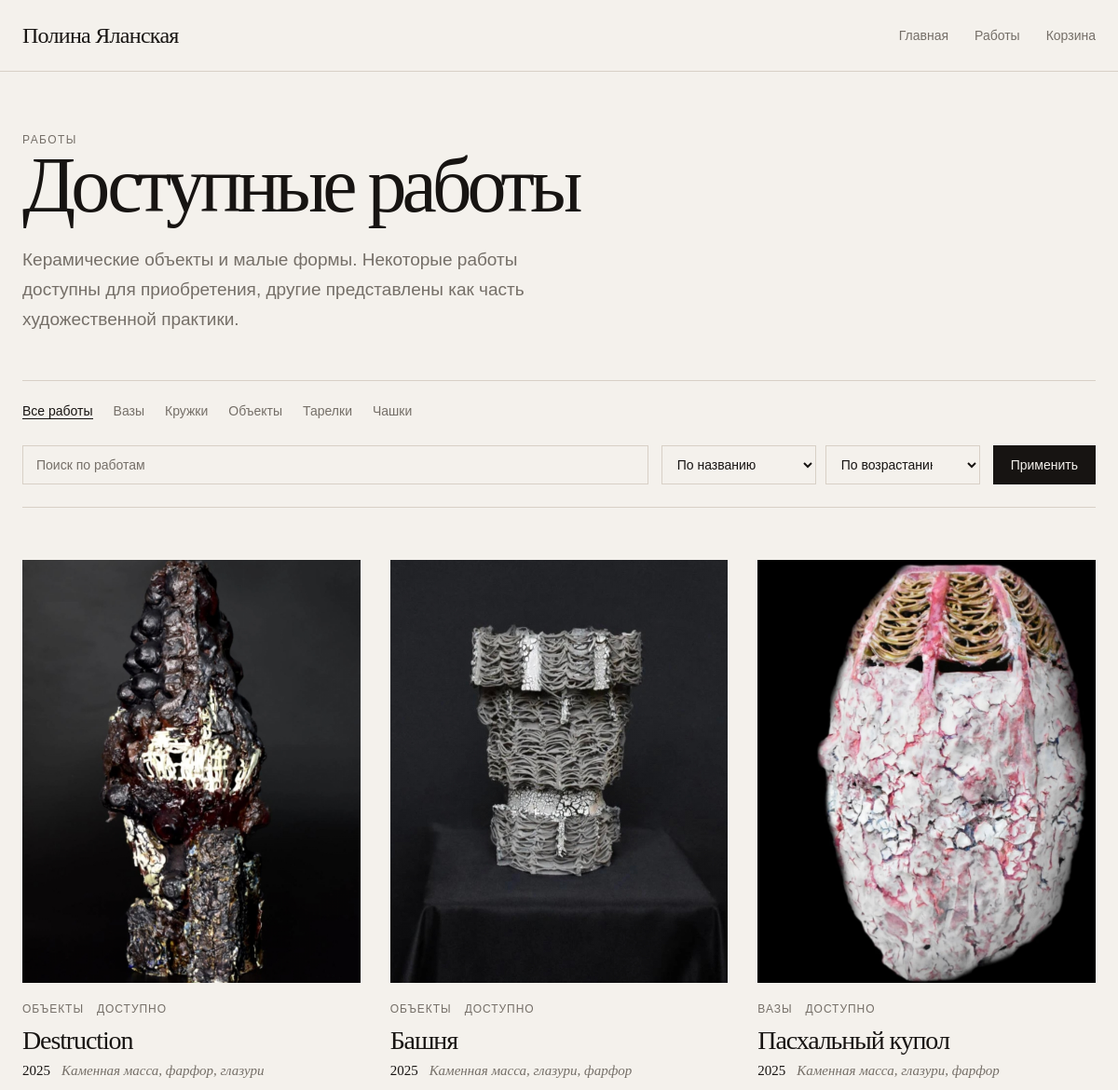
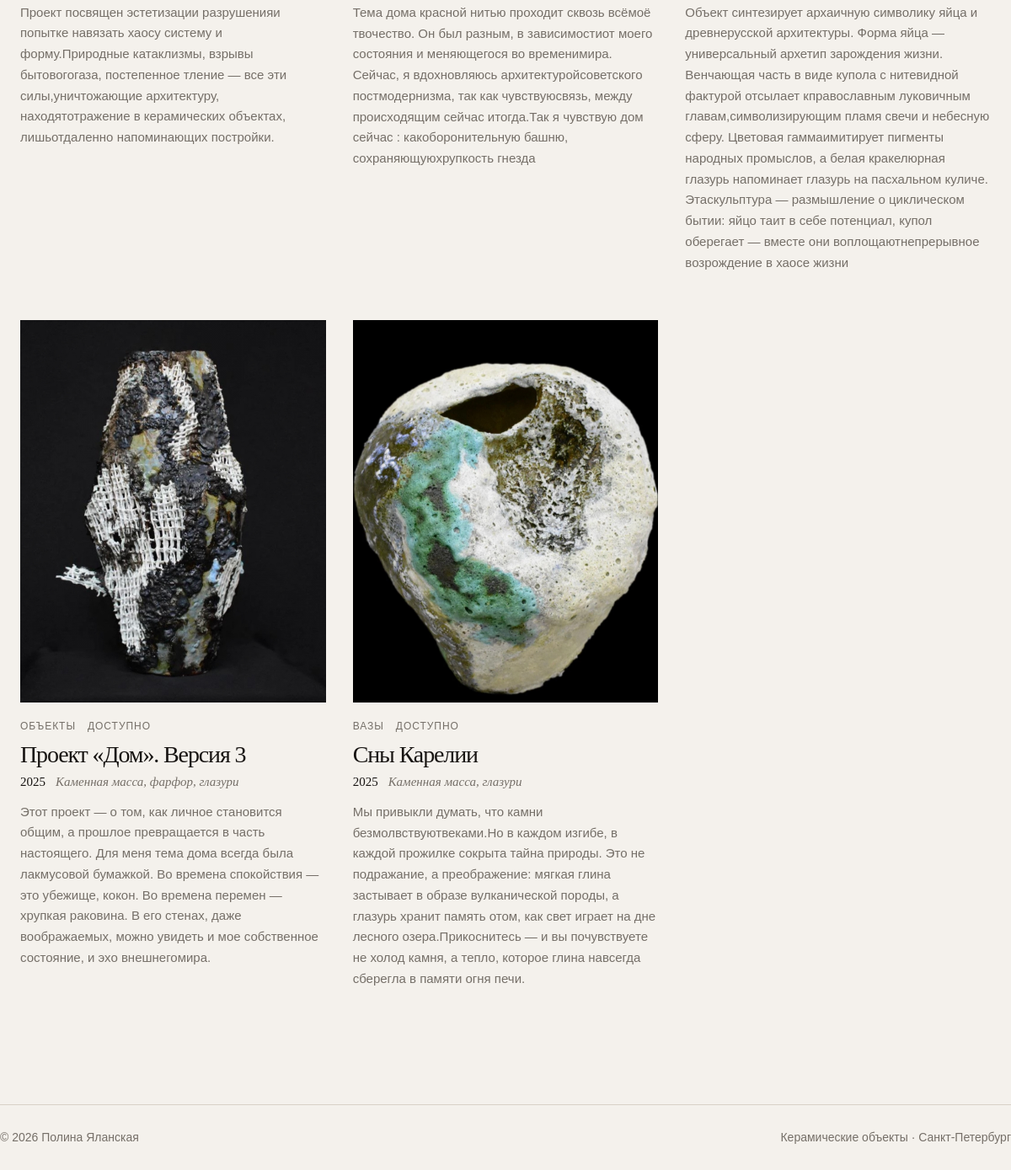
/catalog, run on the app's committed database (2 pictures, top to bottom).
### tables this page shows
CREATE TABLE categories (
    id INTEGER PRIMARY KEY AUTOINCREMENT,
    name TEXT NOT NULL UNIQUE,
    slug TEXT NOT NULL UNIQUE,
    description TEXT
    );

CREATE TABLE products (
    id TEXT PRIMARY KEY,
    name TEXT NOT NULL,
    description TEXT,
    price INTEGER NOT NULL,
    status TEXT NOT NULL DEFAULT 'available',
    img TEXT,
    category_id INTEGER,
    year INTEGER,
    materials TEXT NOT NULL DEFAULT 'Каменная масса',
    is_visible INTEGER NOT NULL DEFAULT 1,
    is_for_sale INTEGER NOT NULL DEFAULT 1,
    is_archived INTEGER NOT NULL DEFAULT 0,
    is_featured INTEGER NOT NULL DEFAULT 0,
    FOREIGN KEY (category_id) REFERENCES categories(id)
    );

### routes/main.py (the view)
@main_bp.route("/catalog")
def catalog():
    category_slug = request.args.get("category")
    sort_by = request.args.get("sort_by", "name")
    order = request.args.get("order", "ASC").upper()
    search_query = request.args.get("q", "").strip()
    tag_slug = request.args.get("tag", "")
    categories = get_all_categories()
    current_category = None
    if category_slug:
        current_category = get_category_by_slug(category_slug)
        if not current_category:
            flash("Категория не найдена", "error")
            return redirect(url_for("main.catalog"))
    tag = None
    if tag_slug:
        tag = get_tag_by_slug(tag_slug)
        if not tag:
            flash("Тег не найден", "error")
            return redirect(url_for("main.catalog"))
        products = get_products_by_tag_slug(tag_slug)
    else:
        products = get_all_products(category_slug, sort_by, order, search_query)
    return render_template(
        "catalog.html",
        products=products,
        tag=tag,
        categories=categories,
        current_category=current_category,
        current_sort=sort_by,
        current_order=order,
        current_tag=tag_slug,
        category_slug=category_slug,
        search_query=search_query,
        product_statuses=PRODUCT_STATUSES
    )

### app.py (called while the page is built, shortened)
@app.before_request
def protect_from_csrf():
    if request.method != "POST":
        return

@app.context_processor
def inject_cart_count():
    return {"cart_count": get_cart_count(session)}

@app.context_processor
def inject_csrf_token():
    return {"csrf_token": get_csrf_token}

### database/categories.py (called while the page is built)
def get_all_categories():
    conn = get_db_connection()
    categories = conn.execute("SELECT * FROM categories ORDER BY name").fetchall()
    conn.close()
    return categories

### database/connection.py (called while the page is built)
def get_db_connection():
    conn = sqlite3.connect(DB_PATH)
    conn.execute("PRAGMA foreign_keys = ON")
    conn.row_factory = sqlite3.Row
    return conn

### services/cart_service.py (called while the page is built)
def get_cart(session):
    return session.get("cart", {})

def get_cart_count(session):
    cart = get_cart(session)
    return sum(cart.values())

### templates/catalog.html (shortened to what this page needs)
{% extends 'base.html' %}
{% block content %}
	<section class="catalog-page">
		<header class="catalog-header">
    <p class="home-section-label">Работы</p>
    <div class="catalog-header__content">
        {% if current_category %}
            <h1 class="catalog-header__title">
                {{ current_category.name }}
            </h1>
            {% if current_category.description %}
                <p class="catalog-header__description">
                    {{ current_category.description }}
                </p>
            {% endif %}
        {% else %}
            <h1 class="catalog-header__title">Доступные работы</h1>
            <p class="catalog-header__description">
                Керамические объекты и малые формы. Некоторые работы доступны
                для приобретения, другие представлены как часть художественной практики.
            </p>
        {% endif %}
    </div>
</header>
		<section class="catalog-tools" aria-label="Фильтры и поиск">
			<nav class="catalog-categories" aria-label="Категории работ">
				<a href="{{ url_for('main.catalog', sort_by=current_sort, order=current_order, q=search_query) }}"
				class="catalog-category {% if not current_category %}is-active{% endif %}">
				Все работы
			</a>
			{% for category in categories %}
				<a href="{{ url_for('main.catalog', category=category.slug, sort_by=current_sort, order=current_order, q=search_query) }}"
					class="catalog-category {% if current_category and current_category.id == category.id %}is-active{% endif %}">
					{{category.name}}
				</a>
			{% endfor %}
			</nav>
			<form action="{{ url_for('main.catalog') }}" method="get" class="catalog-filter-form">
				<div class="catalog-search">
					<input type="text" name="q" id="catalog-search" value="{{ search_query }}" placeholder="Поиск по работам" class="catalog-search__input">
				</div>
				<div class="catalog-selects">
					<select name="sort_by" id="sort_by" class="catalog-select">
						<option value="name" {% if current_sort == 'name' %}selected{% endif %}>По названию</option>
					</select>
					<select name="order" id="order" class="catalog-select">
						<option value="ASC" {% if current_order == 'ASC' %}selected{% endif %}>По возрастанию</option>
					</select>
				</div>
				<button type="submit" class="catalog-filter-button">Применить</button>
			</form>
		</section>
		{% if products %}
		<div class="works-grid">
			{% for product in products %}
				<article class="work-card">
					<a href="{{ url_for('main.product_page', product_id=product.id) }}" class="work-card__image-link">
						{% if product.img %}
							<img src="{{ product.img }}" alt="{{ product.name }}" class="work-card__image">
						{% else %}
							<div class="work-card__image-placeholder">
								Нет изображения
							</div>
						{% endif %}
					</a>
					<div class="work-card__body">
						<div class="work-card__meta">
							{% if product.category_name %}
								<span>{{ product.category_name }}</span>
							{% endif %}
							{% if product.status %}
								<span>
									{% if product.status == 'available' %}
										доступно
									{% elif product.status == 'sold' %}
										продано
									{% elif product.status == 'reserved' %}
										зарезервировано
									{% else %}
										{{ product.status }}
									{% endif %}
								</span>
							{% endif %}
						</div>
						<h2 class="work-card__title">
							<a href="{{ url_for('main.product_page', product_id=product.id) }}">
								{{ product.name }}
							</a>
						</h2>
						{% if product.year or product.materials %}
							<div class="work-card__details">
								{% if product.year %}
									<span class="work-card__year">{{ product.year }}</span>
								{% endif %}
								{% if product.materials %}
									<span class="work-card__materials">{{ product.materials }}</span>
								{% endif %}
							</div>
						{% endif %}
						{% if product.description %}
							<p class="work-card__description">
								{{ product.description }}
							</p>
						{% endif %}
					</div>
				</article>
			{% endfor %}
		</div>
	{% endif %}
	</section>
{% endblock %}

### static/css/style.css (style rules this page uses)
:root { --color-bg: #f4f1ec; --color-text: #171412; --color-muted: #756f68; --color-line: #d8d0c6; --color-dark: #151515; --color-clay: #8f4637; --font-serif: Georgia, "Times New Roman", serif; --font-sans: Arial, Helvetica, sans-serif; --container-width: 1280px; --container-padding: 24px; }
* { box-sizing: border-box; }
html { width: 100%; -webkit-text-size-adjust: 100%; text-size-adjust: 100%; scroll-behavior: smooth; }
html, body { width: 100%; overflow-x: hidden; }
body, h1, h2, h3, h4, p, figure { margin: 0; }
body { min-height: 100vh; background: var(--color-bg); color: var(--color-text); font-family: var(--font-sans); line-height: 1.5; }
img { display: block; max-width: 100%; }
a { color: inherit; }
button, input, textarea, select { font: inherit; }
.home-section-label { color: var(--color-muted); font-size: 12px; line-height: 1.5; letter-spacing: 0.12em; text-transform: uppercase; }
.catalog-page { padding-bottom: 40px; }
.catalog-header { margin-bottom: 48px; }
.catalog-header__content { max-width: 760px; }
.catalog-header__title { margin: 0; max-width: 680px; font-family: var(--font-serif); font-size: clamp(42px, 7vw, 88px); line-height: 0.95; font-weight: 400; letter-spacing: -0.06em; color: var(--color-text); }
.catalog-header__description { max-width: 620px; margin: 24px 0 0; font-size: clamp(16px, 1.7vw, 19px); line-height: 1.7; color: var(--color-muted); }
.catalog-tools { display: grid; grid-template-columns: 1fr; gap: 28px; border-top: 1px solid var(--color-line); border-bottom: 1px solid var(--color-line); padding: 24px 0; margin-bottom: 56px; }
.catalog-categories { display: flex; flex-wrap: wrap; gap: 10px 22px; }
.catalog-category { color: var(--color-muted); font-size: 14px; line-height: 1.2; text-decoration: none; }
.catalog-category.is-active { color: var(--color-text); border-bottom: 1px solid currentColor; }
.catalog-filter-form { display: grid; grid-template-columns: minmax(220px, 1fr) auto auto; gap: 14px; align-items: center; }
.catalog-search { min-width: 0; }
.catalog-search__input, .catalog-select { width: 100%; border: 1px solid var(--color-line); border-radius: 0; background: transparent; color: var(--color-text); font-size: 14px; line-height: 1; }
.catalog-search__input { min-height: 42px; padding: 0 14px; }
.catalog-search__input::placeholder { color: var(--color-muted); }
.catalog-selects { display: flex; gap: 10px; }
.catalog-select { min-height: 42px; padding: 0 34px 0 12px; }
.catalog-filter-button { min-height: 42px; border: 1px solid var(--color-text); border-radius: 0; background: var(--color-text); color: var(--color-bg); cursor: pointer; font-size: 14px; line-height: 1; padding: 0 18px; }
.works-grid { display: grid; grid-template-columns: repeat(3, minmax(0, 1fr)); gap: 56px 32px; }
.work-card { min-width: 0; }
.work-card__image-link { display: block; margin-bottom: 20px; background: var(--color-dark); overflow: hidden; text-decoration: none; }
.work-card__image { width: 100%; aspect-ratio: 4/5; object-fit: cover; object-position: center; transition: transform 0.5s ease; }
.work-card__body { display: grid; gap: 8px; }
.work-card__meta { display: flex; flex-wrap: wrap; gap: 8px 14px; color: var(--color-muted); font-size: 12px; line-height: 1.4; letter-spacing: 0.08em; text-transform: uppercase; }
.work-card__title { margin-top: 2px; font-family: var(--font-serif); font-size: 28px; font-weight: 400; line-height: 1.05; letter-spacing: -0.04em; }
.work-card__title a { text-decoration: none; }
.work-card__details { display: flex; flex-wrap: wrap; gap: 6px 12px; align-items: baseline; max-width: 380px; color: var(--color-muted); font-family: var(--font-serif); font-size: 15px; line-height: 1.45; }
.work-card__year { color: var(--color-text); font-style: normal; }
.work-card__materials { font-style: italic; }
.work-card__description { max-width: 380px; margin-top: 4px; color: var(--color-muted); font-size: 14px; line-height: 1.65; }
.work-card__description { max-width: 380px; color: var(--color-muted); font-size: 15px; line-height: 1.65; }

### data on the page
categories: name "Вазы"
categories: name "Кружки"
categories: name "Объекты"
categories: name "Тарелки"
categories: name "Чашки"
products: img (picture), category_name "ОБЪЕКТЫ", status "ДОСТУПНО", name "Destruction", year "2025", materials "Каменная масса, фарфор, глазури", description "Проект посвящен эстетизации разрушенияи попытке навязать хаосу систему и форму.Природные катаклизмы, взрывы бытовогогаза, постепенное тление — все эти силы,уничтожающие архитектуру, находятотражение в керамических объектах, лишьотдаленно напоминающих постройки."
products: img (picture), category_name "ОБЪЕКТЫ", status "ДОСТУПНО", name "Башня", year "2025", materials "Каменная масса, глазури, фарфор", description "Тема дома красной нитью проходит сквозь всёмоё твочество. Он был разным, в зависимостиот моего состояния и меняющегося во временимира. Сейчас, я вдохновляюсь архитектуройсоветского постмодернизма, так как чувствуюсвязь, между происходящим сейчас итогда.Так я чувствую дом сейчас : какоборонительную башню, сохраняющуюхрупкость гнезда"
products: img (picture), category_name "ВАЗЫ", status "ДОСТУПНО", name "Пасхальный купол", year "2025", materials "Каменная масса, глазури, фарфор", description "Объект синтезирует архаичную символику яйца и древнерусской архитектуры. Форма яйца — универсальный архетип зарождения жизни. Венчающая часть в виде купола с нитевидной фактурой отсылает кправославным луковичным главам,символизирующим пламя свечи и небесную сферу. Цветовая гаммаимитирует пигменты народных промыслов, а белая кракелюрная глазурь напоминает глазурь на пасхальном куличе. Этаскульптура — размышление о циклическом бытии: яйцо таит в себе потенциал, купол оберегает — вместе они воплощаютнепрерывное возрождение в хаосе жизни"
products: img (picture), category_name "ОБЪЕКТЫ", status "ДОСТУПНО", name "Проект «Дом». Версия 3", year "2025", materials "Каменная масса, фарфор, глазури", description "Этот проект — о том, как личное становится общим, а прошлое превращается в часть настоящего. Для меня тема дома всегда была лакмусовой бумажкой. Во времена спокойствия — это убежище, кокон. Во времена перемен — хрупкая раковина. В его стенах, даже воображаемых, можно увидеть и мое собственное состояние, и эхо внешнегомира."
products: img (picture), category_name "ВАЗЫ", status "ДОСТУПНО", name "Сны Карелии", year "2025", materials "Каменная масса, глазури", description "Мы привыкли думать, что камни безмолвствуютвеками.Но в каждом изгибе, в каждой прожилке сокрыта тайна природы. Это не подражание, а преображение: мягкая глина застывает в образе вулканической породы, а глазурь хранит память отом, как свет играет на дне лесного озера.Прикоснитесь — и вы почувствуете не холод камня, а тепло, которое глина навсегда сберегла в памяти огня печи."
